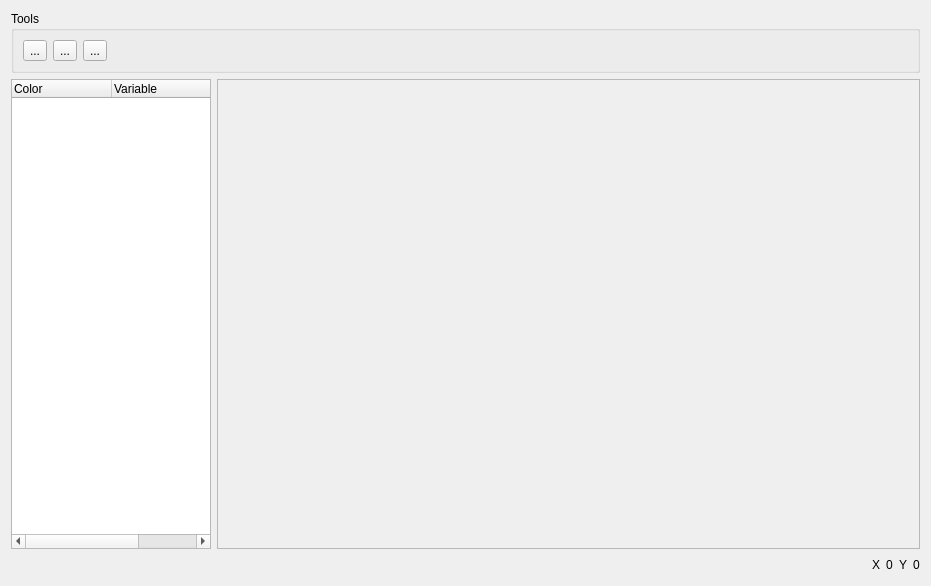
<?xml version="1.0" encoding="UTF-8"?>
<ui version="4.0">
 <class>ScopeView</class>
 <widget class="QWidget" name="ScopeView">
  <property name="geometry">
   <rect>
    <x>0</x>
    <y>0</y>
    <width>931</width>
    <height>586</height>
   </rect>
  </property>
  <property name="windowTitle">
   <string>Scope</string>
  </property>
  <layout class="QVBoxLayout" name="verticalLayout">
   <item>
    <widget class="QGroupBox" name="groupBox">
     <property name="minimumSize">
      <size>
       <width>0</width>
       <height>0</height>
      </size>
     </property>
     <property name="maximumSize">
      <size>
       <width>16777215</width>
       <height>80</height>
      </size>
     </property>
     <property name="autoFillBackground">
      <bool>false</bool>
     </property>
     <property name="title">
      <string>Tools</string>
     </property>
     <property name="flat">
      <bool>false</bool>
     </property>
     <property name="checkable">
      <bool>false</bool>
     </property>
     <layout class="QHBoxLayout" name="horizontalLayout_2">
      <item>
       <widget class="QToolButton" name="m_playToolButton">
        <property name="text">
         <string>...</string>
        </property>
        <property name="icon">
         <iconset resource="NetworkViewer.qrc">
          <normaloff>:/images/playGreen.png</normaloff>:/images/playGreen.png</iconset>
        </property>
       </widget>
      </item>
      <item>
       <widget class="QToolButton" name="m_pauseToolButton">
        <property name="text">
         <string>...</string>
        </property>
        <property name="icon">
         <iconset resource="NetworkViewer.qrc">
          <normaloff>:/images/pauseGreen.png</normaloff>:/images/pauseGreen.png</iconset>
        </property>
       </widget>
      </item>
      <item>
       <widget class="QToolButton" name="m_saveToolButton">
        <property name="text">
         <string>...</string>
        </property>
        <property name="icon">
         <iconset resource="NetworkViewer.qrc">
          <normaloff>:/images/Save-Icon.png</normaloff>:/images/Save-Icon.png</iconset>
        </property>
       </widget>
      </item>
      <item>
       <spacer name="horizontalSpacer">
        <property name="orientation">
         <enum>Qt::Horizontal</enum>
        </property>
        <property name="sizeHint" stdset="0">
         <size>
          <width>40</width>
          <height>20</height>
         </size>
        </property>
       </spacer>
      </item>
     </layout>
    </widget>
   </item>
   <item>
    <layout class="QHBoxLayout" name="horizontalLayout">
     <item>
      <widget class="QTreeWidget" name="m_treeWidget">
       <property name="sizePolicy">
        <sizepolicy hsizetype="Fixed" vsizetype="Expanding">
         <horstretch>0</horstretch>
         <verstretch>0</verstretch>
        </sizepolicy>
       </property>
       <property name="maximumSize">
        <size>
         <width>200</width>
         <height>16777215</height>
        </size>
       </property>
       <property name="autoFillBackground">
        <bool>false</bool>
       </property>
       <property name="textElideMode">
        <enum>Qt::ElideRight</enum>
       </property>
       <property name="uniformRowHeights">
        <bool>true</bool>
       </property>
       <column>
        <property name="text">
         <string>Color</string>
        </property>
       </column>
       <column>
        <property name="text">
         <string>Variable</string>
        </property>
       </column>
       <column>
        <property name="text">
         <string notr="true">Action</string>
        </property>
       </column>
      </widget>
     </item>
     <item>
      <widget class="QFrame" name="m_frame">
       <property name="frameShape">
        <enum>QFrame::StyledPanel</enum>
       </property>
       <property name="frameShadow">
        <enum>QFrame::Raised</enum>
       </property>
      </widget>
     </item>
    </layout>
   </item>
   <item>
    <layout class="QHBoxLayout" name="horizontalLayout_3">
     <item>
      <spacer name="horizontalSpacer_2">
       <property name="orientation">
        <enum>Qt::Horizontal</enum>
       </property>
       <property name="sizeHint" stdset="0">
        <size>
         <width>40</width>
         <height>20</height>
        </size>
       </property>
      </spacer>
     </item>
     <item>
      <widget class="QLabel" name="label_2">
       <property name="text">
        <string>X</string>
       </property>
      </widget>
     </item>
     <item>
      <widget class="QLabel" name="m_labelX">
       <property name="text">
        <string>0</string>
       </property>
      </widget>
     </item>
     <item>
      <widget class="QLabel" name="label">
       <property name="text">
        <string>Y</string>
       </property>
      </widget>
     </item>
     <item>
      <widget class="QLabel" name="m_labelY">
       <property name="text">
        <string>0</string>
       </property>
      </widget>
     </item>
    </layout>
   </item>
  </layout>
 </widget>
 <resources>
  <include location="NetworkViewer.qrc"/>
 </resources>
 <connections/>
</ui>
